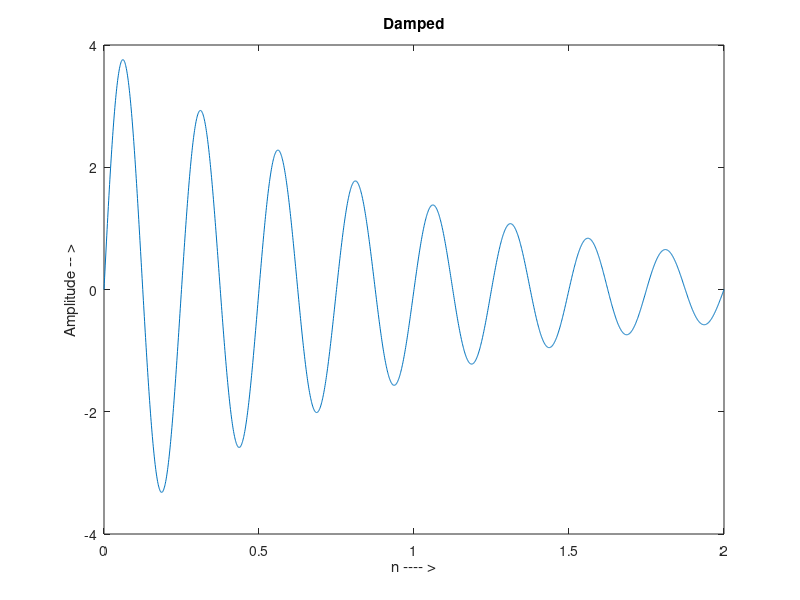

This chart was generated by the following MATLAB code:
clc;
clear all;
close all;
a_damp = 4;
t_damp = 0:0.001:2;
x_damp = a_damp*sin(2*pi*a_damp*t_damp);
z_damp = exp(-t_damp);
q = x_damp.*z_damp;

plot(t_damp,q);

xlabel('n ---- >'); 
ylabel('Amplitude -- >');
title('Damped');
